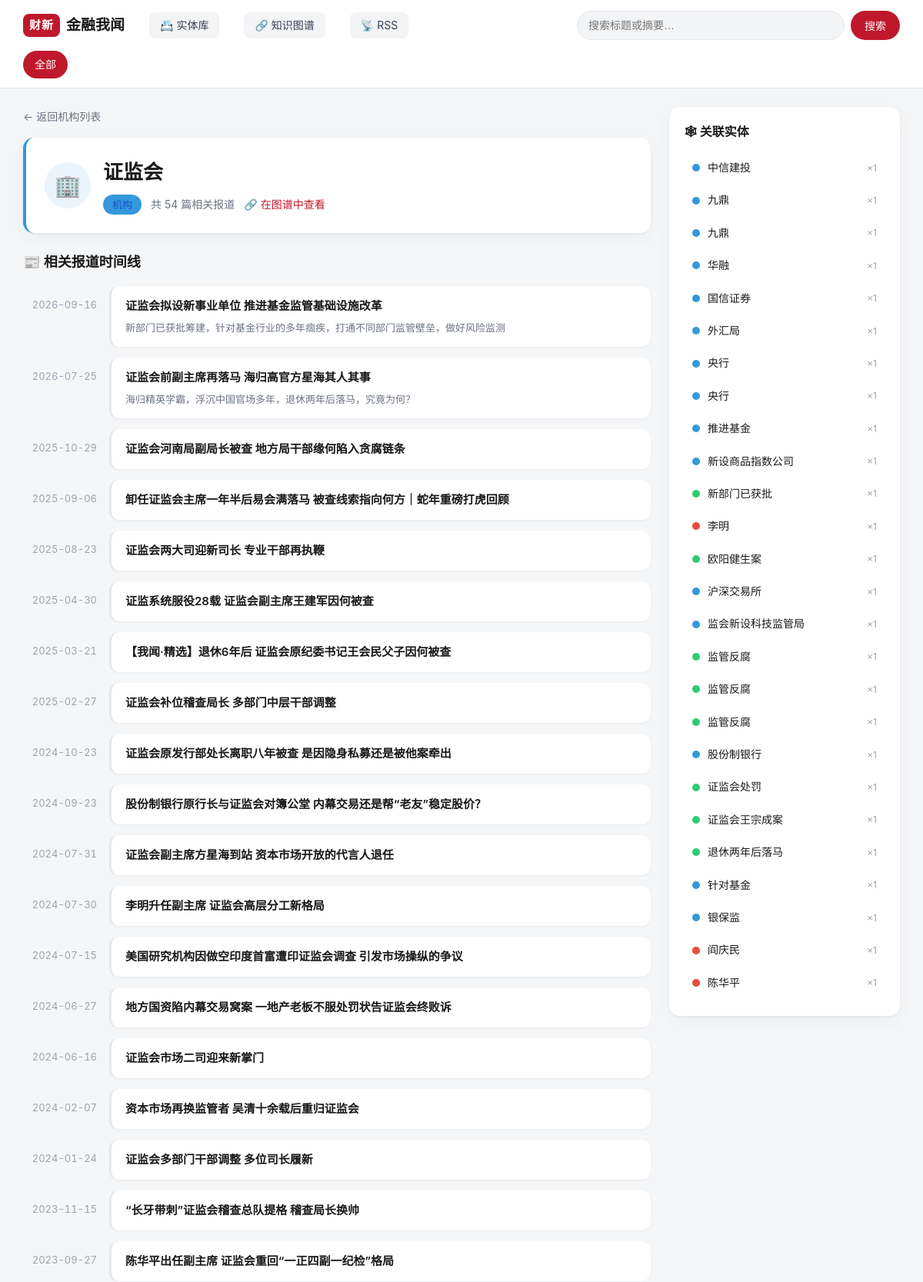
The app's page /entity/24765 (upper part) with its own data.
### tables this page shows
CREATE TABLE entities(
        id INTEGER PRIMARY KEY AUTOINCREMENT,
        name TEXT NOT NULL,
        type TEXT NOT NULL CHECK(type IN ('person', 'org', 'event')),
        first_seen TEXT,
        last_seen TEXT,
        UNIQUE(name, type)
    );

CREATE TABLE articles(
          article_id TEXT NOT NULL, title TEXT NOT NULL, published_at TEXT NOT NULL,
          url TEXT PRIMARY KEY, discovered_at TEXT NOT NULL, checked_at TEXT NOT NULL
        , source TEXT NOT NULL DEFAULT '', summary TEXT NOT NULL DEFAULT '', body_text TEXT NOT NULL DEFAULT '', updated_at TEXT NOT NULL DEFAULT '', author TEXT NOT NULL DEFAULT '', editor TEXT NOT NULL DEFAULT '', image TEXT NOT NULL DEFAULT '');

CREATE TABLE relationships(
        id INTEGER PRIMARY KEY AUTOINCREMENT,
        entity_a_id INTEGER NOT NULL,
        entity_b_id INTEGER NOT NULL,
        relation_type TEXT NOT NULL DEFAULT 'co-occurrence',
        article_url TEXT,
        strength INTEGER NOT NULL DEFAULT 1
    );

### app.py (the view)
@app.route("/entity/<int:entity_id>")
def entity_detail(entity_id: int):
    db = get_db()
    ent = db.execute(
        "SELECT id, name, type FROM entities WHERE id = ?", (entity_id,)
    ).fetchone()
    if ent is None:
        abort(404)
    articles = db.execute(
        """SELECT a.article_id, a.title, a.summary, a.published_at
           FROM articles a
           JOIN article_entities ae ON ae.article_url = a.url
           WHERE ae.entity_id = ? AND a.source = ?
           ORDER BY a.published_at DESC""",
        (entity_id, SOURCE),
    ).fetchall()
    related = db.execute(
        """SELECT e.id, e.name, e.type, r.strength
           FROM relationships r
           JOIN entities e ON e.id = CASE
                WHEN r.entity_a_id = ? THEN r.entity_b_id
                ELSE r.entity_a_id END
           WHERE r.entity_a_id = ? OR r.entity_b_id = ?
           ORDER BY r.strength DESC, e.name LIMIT 30""",
        (entity_id, entity_id, entity_id),
    ).fetchall()
    return render_template(
        "entity.html", ent=ent, articles=articles, related=related,
    )

### app.py (called while the page is built)
def get_db() -> sqlite3.Connection:
    if "db" not in g:
        conn = sqlite3.connect(
            f"file:{DB_PATH.as_posix()}?mode=ro&immutable=1", uri=True
        )
        conn.row_factory = sqlite3.Row
        g.db = conn
    return g.db

### templates/entity.html (shortened to what this page needs)
{% extends "base.html" %}
{% set type_names = {'person': '人物', 'org': '机构', 'event': '事件'} %}
{% set type_icons = {'person': '👤', 'org': '🏢', 'event': '⚡'} %}
{% block content %}
<div class="entity-page">
  <div class="entity-main">
    <a class="back" href="{{ url_for('entities_browse', type=ent.type) }}">← 返回{{ type_names[ent.type] }}列表</a>
    <div class="entity-header {{ ent.type }}">
      <div class="entity-avatar {{ ent.type }}">{{ type_icons[ent.type] }}</div>
      <div>
        <h1 class="entity-name">{{ ent.name }}</h1>
        <div class="entity-meta">
          <span class="entity-chip {{ ent.type }}">{{ type_names[ent.type] }}</span>
          <span class="entity-count">共 {{ articles|length }} 篇相关报道</span>
          <a class="entity-graph-link" href="{{ url_for('graph', focus=ent.id) }}">🔗 在图谱中查看</a>
        </div>
      </div>
    </div>
    <h2 class="section-title">📰 相关报道时间线</h2>
    {% if articles %}
    <div class="timeline">
      {% for a in articles %}
      <div class="timeline-item">
        <div class="timeline-date">{{ (a.published_at or '')[:10] }}</div>
        <div class="timeline-card">
          <a class="timeline-title" href="{{ url_for('article', article_id=a.article_id) }}">{{ a.title }}</a>
          {% if a.summary %}
          <p class="timeline-summary">{{ a.summary[:100] }}{% if a.summary|length > 100 %}…{% endif %}</p>
          {% endif %}
        </div>
      </div>
      {% endfor %}
    </div>
    {% else %}
    <p class="empty-note">暂无相关报道。</p>
    {% endif %}
  </div>
  <aside class="entity-side">
    <div class="side-card">
      <h3>🕸 关联实体</h3>
      {% if related %}
      <ul class="related-entities">
        {% for r in related %}
        <li>
          <a class="rel-entity" href="{{ url_for('entity_detail', entity_id=r.id) }}">
            <span class="entity-dot {{ r.type }}"></span>
            <span class="rel-name">{{ r.name }}</span>
            <span class="rel-strength" title="共现 {{ r.strength }} 次">×{{ r.strength }}</span>
          </a>
        </li>
        {% endfor %}
      </ul>
      {% else %}
      <p class="empty-note">暂无关联实体。</p>
      {% endif %}
    </div>
  </aside>
</div>
{% endblock %}

### static/style.css (style rules this page uses)
:root { --bg: #f5f6f8; --card: #ffffff; --ink: #1a1a1a; --muted: #6b7280; --line: #e6e8eb; --brand: #c0182b; --brand-ink: #a01324; --accent: #f3f4f6; --radius: 14px; --shadow: 0 1px 3px rgba(0,0,0,.06), 0 6px 20px rgba(0,0,0,.04); }
* { box-sizing: border-box; }
html { -webkit-text-size-adjust: 100%; }
body { margin: 0; font-family: -apple-system, BlinkMacSystemFont, "Segoe UI", "PingFang SC", "Microsoft YaHei", "Hiragino Sans GB", sans-serif; color: var(--ink); background: var(--bg); line-height: 1.6; }
a { color: inherit; text-decoration: none; }
.back { color: var(--muted); font-size: 14px; }
.entity-chip { padding: 3px 10px; border-radius: 999px; font-size: 12.5px; font-weight: 500; text-decoration: none; transition: filter .15s; }
.entity-chip.org { background: #dbeafe; color: #1d4ed8; }

### templates/entity.html (style rules this page uses)
.entity-page { display: flex; gap: 24px; padding: 24px 0; align-items: flex-start; }
.entity-main { flex: 1; min-width: 0; }
.entity-side { width: 300px; flex-shrink: 0; position: sticky; top: 20px; }
.back { color: #6b7280; font-size: 14px; text-decoration: none; }
.entity-header { display: flex; align-items: center; gap: 16px; background: #fff; border-radius: 14px; padding: 24px; margin: 14px 0 24px; box-shadow: 0 1px 3px rgba(0,0,0,.06), 0 6px 20px rgba(0,0,0,.04); border-left: 4px solid #e74c3c; }
.entity-header.org { border-left-color: #3498db; }
.entity-avatar { width: 60px; height: 60px; border-radius: 50%; display: flex; align-items: center; justify-content: center; font-size: 28px; flex-shrink: 0; }
.entity-avatar.org { background: #eaf4fd; }
.entity-name { margin: 0 0 8px; font-size: 26px; }
.entity-meta { display: flex; align-items: center; gap: 12px; flex-wrap: wrap; }
.entity-chip { padding: 3px 12px; border-radius: 999px; font-size: 13px; color: #fff; }
.entity-chip.org { background: #3498db; }
.entity-count { color: #6b7280; font-size: 14px; }
.entity-graph-link { color: #c0182b; font-size: 14px; text-decoration: none; }
.section-title { font-size: 18px; margin: 0 0 16px; }
.timeline { position: relative; padding-left: 4px; }
.timeline-item { display: flex; gap: 16px; margin-bottom: 14px; }
.timeline-date { width: 92px; flex-shrink: 0; color: #9ca3af; font-size: 13px; padding-top: 14px; text-align: right; font-variant-numeric: tabular-nums; }
.timeline-card { flex: 1; min-width: 0; background: #fff; border-radius: 12px; padding: 14px 18px; box-shadow: 0 1px 3px rgba(0,0,0,.05); border-left: 3px solid #e6e8eb; transition: border-color .15s, transform .15s; }
.timeline-title { font-size: 15px; font-weight: 600; color: #1a1a1a; text-decoration: none; display: block; }
.timeline-summary { margin: 6px 0 0; color: #6b7280; font-size: 13px; line-height: 1.6; }
.side-card { background: #fff; border-radius: 14px; padding: 20px; box-shadow: 0 1px 3px rgba(0,0,0,.06), 0 6px 20px rgba(0,0,0,.04); }
.side-card h3 { margin: 0 0 14px; font-size: 16px; }
.related-entities { list-style: none; margin: 0; padding: 0; }
.related-entities li { margin-bottom: 4px; }
.rel-entity { display: flex; align-items: center; gap: 10px; padding: 8px 10px; border-radius: 8px; text-decoration: none; color: #1a1a1a; }
.entity-dot { width: 10px; height: 10px; border-radius: 50%; flex-shrink: 0; }
.entity-dot.person { background: #e74c3c; }
.entity-dot.org { background: #3498db; }
.entity-dot.event { background: #2ecc71; }
.rel-name { flex: 1; font-size: 14px; overflow: hidden; text-overflow: ellipsis; white-space: nowrap; }
.rel-strength { color: #9ca3af; font-size: 12px; }

### records on screen
entities: type "机构", type "🏢", name "证监会"
articles: published_at "2026-09-16", title "证监会拟设新事业单位 推进基金监管基础设施改革", summary "新部门已获批筹建，针对基金行业的多年痼疾，打通不同部门监管壁垒，做好风险监测"
articles: published_at "2026-07-25", title "证监会前副主席再落马 海归高官方星海其人其事", summary "海归精英学霸，浮沉中国官场多年，退休两年后落马，究竟为何？"
articles: published_at "2025-10-29", title "证监会河南局副局长被查 地方局干部缘何陷入贪腐链条"
articles: published_at "2025-09-06", title "卸任证监会主席一年半后易会满落马 被查线索指向何方｜蛇年重磅打虎回顾"
articles: published_at "2025-08-23", title "证监会两大司迎新司长 专业干部再执鞭"
articles: published_at "2025-04-30", title "证监系统服役28载 证监会副主席王建军因何被查"
articles: published_at "2025-03-21", title "【我闻·精选】退休6年后 证监会原纪委书记王会民父子因何被查"
articles: published_at "2025-02-27", title "证监会补位稽查局长 多部门中层干部调整"
articles: published_at "2024-10-23", title "证监会原发行部处长离职八年被查 是因隐身私募还是被他案牵出"
articles: published_at "2024-09-23", title "股份制银行原行长与证监会对簿公堂 内幕交易还是帮“老友”稳定股价？"
articles: published_at "2024-07-31", title "证监会副主席方星海到站 资本市场开放的代言人退任"
articles: published_at "2024-07-30", title "李明升任副主席 证监会高层分工新格局"
articles: published_at "2024-07-15", title "美国研究机构因做空印度首富遭印证监会调查 引发市场操纵的争议"
articles: published_at "2024-06-27", title "地方国资陷内幕交易窝案 一地产老板不服处罚状告证监会终败诉"
articles: published_at "2024-06-16", title "证监会市场二司迎来新掌门"
articles: published_at "2024-02-07", title "资本市场再换监管者 吴清十余载后重归证监会"
articles: published_at "2024-01-24", title "证监会多部门干部调整 多位司长履新"
articles: published_at "2023-11-15", title "“长牙带刺”证监会稽查总队提格 稽查局长换帅"
articles: published_at "2023-09-27", title "陈华平出任副主席 证监会重回“一正四副一纪检”格局"
entities: name "中信建投", strength "1"
entities: name "九鼎", strength "1"
entities: name "华融", strength "1"
entities: name "国信证券", strength "1"
entities: name "外汇局", strength "1"
entities: name "央行", strength "1"
entities: name "推进基金", strength "1"
entities: name "新设商品指数公司", strength "1"
entities: name "新部门已获批", strength "1"
entities: name "李明", strength "1"
entities: name "欧阳健生案", strength "1"
entities: name "沪深交易所", strength "1"
entities: name "监会新设科技监管局", strength "1"
entities: name "监管反腐", strength "1"
entities: name "股份制银行", strength "1"
entities: name "证监会处罚", strength "1"
entities: name "证监会王宗成案", strength "1"
entities: name "退休两年后落马", strength "1"
entities: name "针对基金", strength "1"
entities: name "银保监", strength "1"
entities: name "阎庆民", strength "1"
entities: name "陈华平", strength "1"

### other values on screen
{{ articles|length }} "54"
